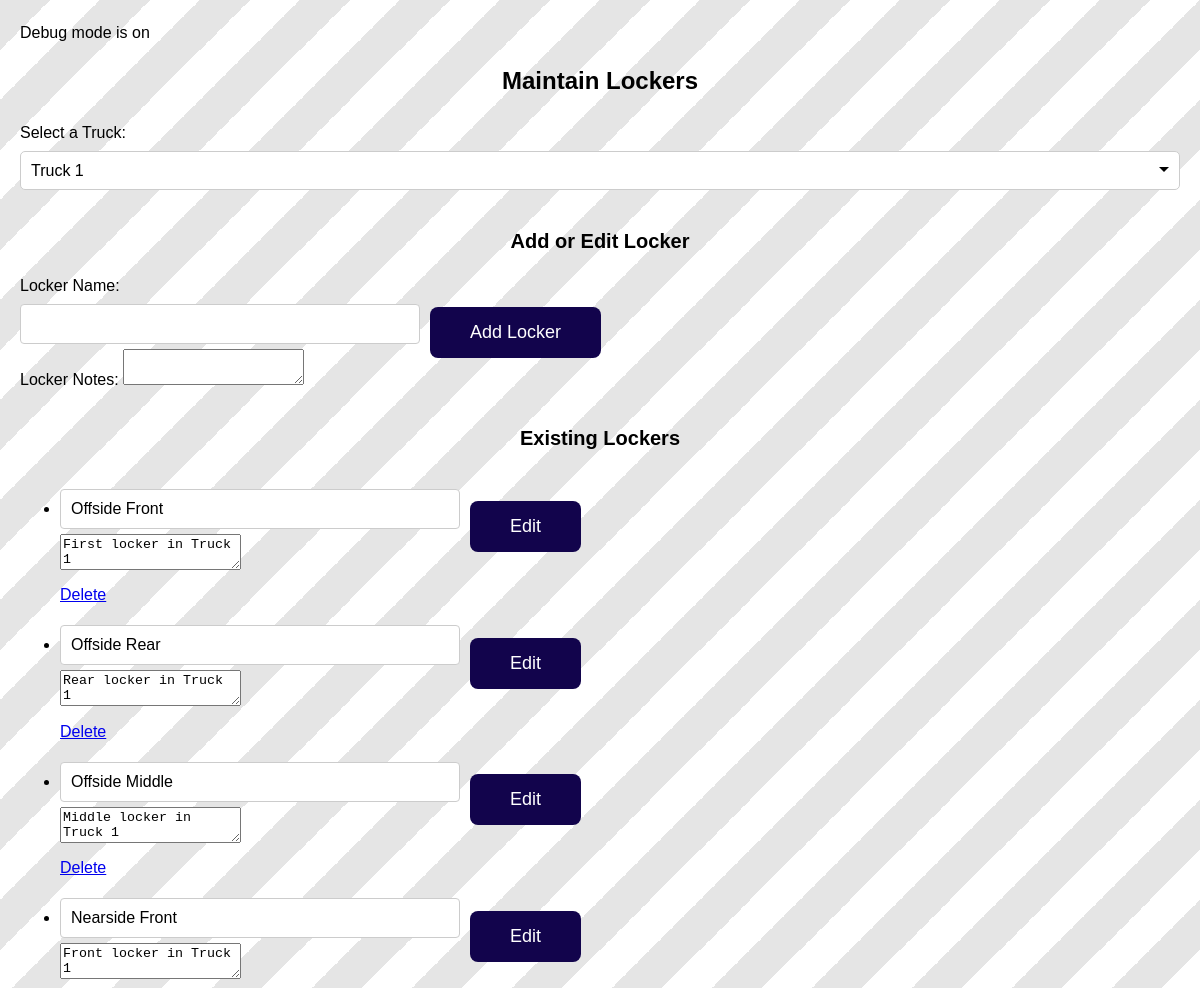
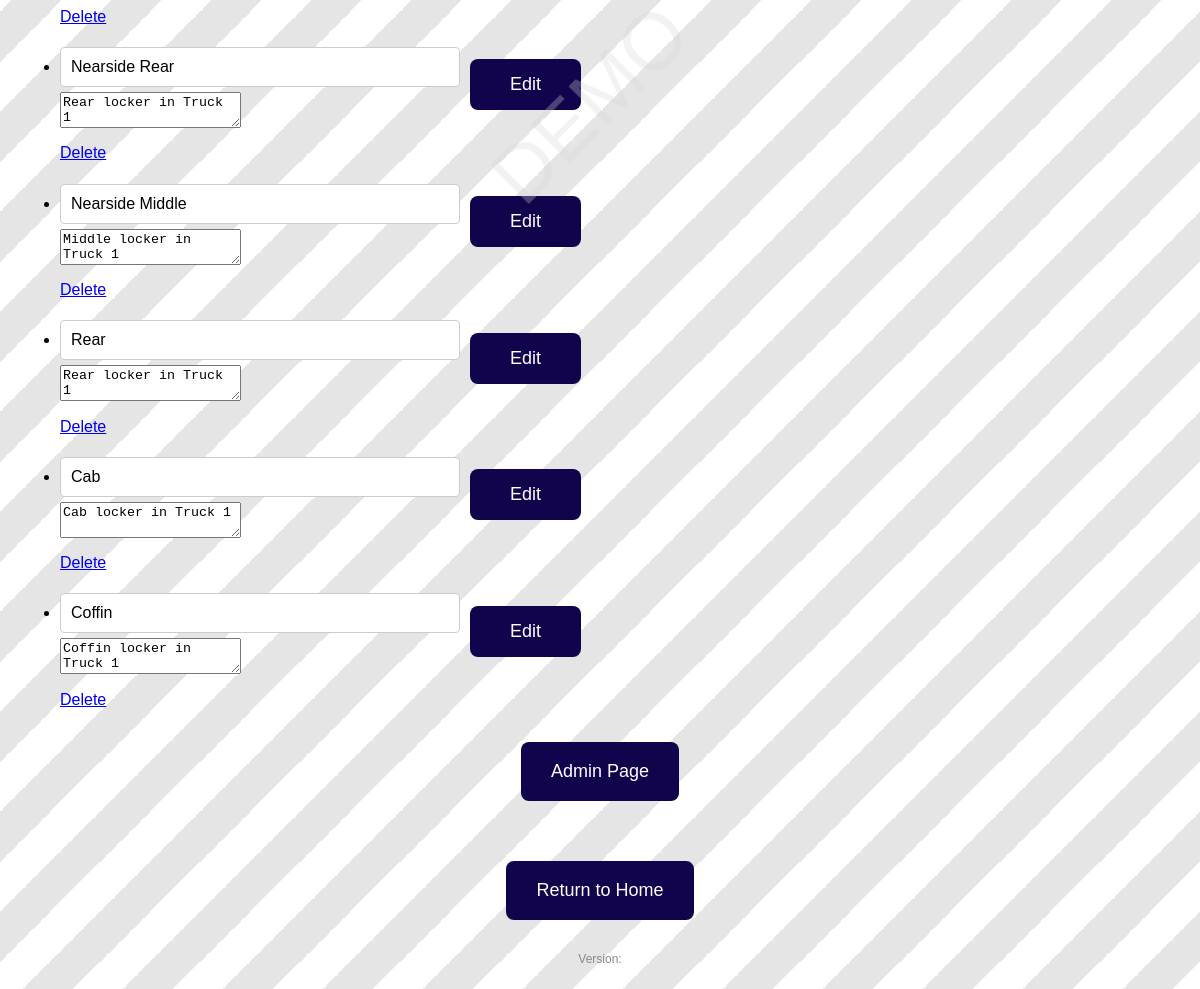
Screenshot of /maintain_lockers.php?truck_id=1 with the database file from the repository (2 pictures, top to bottom).
### tables this page shows
CREATE TABLE `lockers` (
    `id` INT AUTO_INCREMENT PRIMARY KEY,
    `name` VARCHAR(255) NOT NULL,
    `truck_id` INT NOT NULL,
    `notes` TEXT,
    FOREIGN KEY (`truck_id`) REFERENCES `trucks`(`id`) ON DELETE CASCADE
);

### maintain_lockers.php (the view, shortened to what this page needs)
<?php
include 'templates/header.php';
$db = get_db_connection();
$trucks = $db->query('SELECT * FROM trucks')->fetchAll(PDO::FETCH_ASSOC);
$selected_truck_id = isset($_GET['truck_id']) ? $_GET['truck_id'] : null;
if ($selected_truck_id) {
    $query = $db->prepare('SELECT * FROM lockers WHERE truck_id = :truck_id');
    $query->execute(['truck_id' => $selected_truck_id]);
    $lockers = $query->fetchAll(PDO::FETCH_ASSOC);
} else {
    $lockers = [];
}
?>
<h1>Maintain Lockers</h1>
<form method="GET">
    <label for="truck_id">Select a Truck:</label>
    <select name="truck_id" id="truck_id" onchange="this.form.submit()">
        <?php foreach ($trucks as $truck): ?>
            <option value="<?= $truck['id'] ?>" <?= $selected_truck_id == $truck['id'] ? 'selected' : '' ?>>
                <?= htmlspecialchars($truck['name']) ?>
            </option>
        <?php endforeach; ?>
    </select>
</form>
<?php if ($selected_truck_id): ?>
    <h2>Add or Edit Locker</h2>
    <form method="POST" class="add-locker-form">
    <div class="input-container">
        <label for="locker_name">Locker Name:</label>
        <input type="text" name="locker_name" id="locker_name" required value="<?= isset($locker['name']) ? htmlspecialchars($locker['name']) : '' ?>">
                <label for="locker_notes">Locker Notes:</label>
        <textarea name="locker_notes" id="locker_notes"><?= isset($locker['notes']) ? htmlspecialchars($locker['notes']) : '' ?></textarea>
    </div>
    <div class="button-container">
        <button class="button touch-button" type="submit"><?= isset($locker['id']) ? 'Update Locker' : 'Add Locker' ?></button>
    </div>
    </form>
    <h2>Existing Lockers</h2>
    <ul>
        <?php foreach ($lockers as $locker): ?>
            <li>
                <form method="POST" class="add-locker-form">
                <div class="input-container">
                    <input type="text" name="locker_name" value="<?= htmlspecialchars($locker['name']) ?>" required>
                    <textarea name="locker_notes"><?= htmlspecialchars($locker['notes'] ?? '') ?></textarea>
            </div>
            <div class="button-container">
                    <button class="button touch-button" type="submit">Edit</button>
                    </div>
                </form>
                <a href="?delete_locker_id=<?= $locker['id'] ?>&truck_id=<?= $selected_truck_id ?>" onclick="return confirm('Are you sure you want to delete this locker?');">Delete</a>
            </li>
        <?php endforeach; ?>
    </ul>
<?php else: ?>
    <p>Please select a truck to manage its lockers.</p>
<?php endif; ?>
<div class="button-container" style="margin-top: 20px;">
    <a href="admin.php" class="button touch-button">Admin Page</a>
</div>
<?php include 'templates/footer.php'; ?>

### styles/styles.css (style rules this page uses)
body { font-family: Arial, sans-serif; margin: 0; padding: 20px; line-height: 1.6; }
h1 { text-align: center; margin-bottom: 20px; font-size: 24px; }
h2, h3 { margin-top: 30px; font-size: 20px; text-align: center; }
select, input[type="text"], button { padding: 10px; font-size: 16px; margin: 5px 0; border-radius: 5px; border: 1px solid #ccc; width: 100%; box-sizing: border-box; }
select { appearance: none; -webkit-appearance: none; -moz-appearance: none; background-size: 10px 6px; }
.button-container { margin: 20px 0; text-align: center; }
.button.touch-button { display: inline-block; padding: 15px 30px; margin: 10px; font-size: 18px; text-decoration: none; color: white; background-color: #12044C; border-radius: 8px; border: none; cursor: pointer; transition: background-color 0.3s; touch-action: manipulation; }
body.demo-mode { background-color: white; position: relative; font-family: Arial, sans-serif; }
body.demo-mode::before { content: "DEMO"; position: fixed; font-size: 60pt; color: rgba(211, 211, 211, 0.3); top: 50%; left: 50%; transform: rotate(-45deg) translate(-50%, -50%); z-index: 0; white-space: nowrap; pointer-events: none; }
body.demo-mode::after { content: ""; position: fixed; top: 0; left: 0; width: 100%; height: 100%; background-image: linear-gradient(-45deg, rgba(0, 0, 0, 0) 25%, rgba(0, 0, 0, 0.1) 25%, rgba(0, 0, 0, 0.1) 50%, rgba(0, 0, 0, 0) 50%, rgba(0, 0, 0, 0) 75%, rgba(0, 0, 0, 0.1) 75%); background-size: 100px 100px; z-index: -1; }
.add-locker-form { display: flex; align-items: center; width: 100%; max-width: 800px; margin: 0; }
.input-container { width: 50%; }
.input-container input { width: 100%; padding: 10px; font-size: 16px; border-radius: 4px; border: 1px solid #ccc; box-sizing: border-box; }

### rows the page displays
lockers: locker_name "Offside Front", locker_notes "First locker in Truck 1"
lockers: locker_name "Offside Rear", locker_notes "Rear locker in Truck 1"
lockers: locker_name "Offside Middle", locker_notes "Middle locker in Truck 1"
lockers: locker_name "Nearside Front", locker_notes "Front locker in Truck 1"
lockers: locker_name "Nearside Rear", locker_notes "Rear locker in Truck 1"
lockers: locker_name "Nearside Middle", locker_notes "Middle locker in Truck 1"
lockers: locker_name "Rear", locker_notes "Rear locker in Truck 1"
lockers: locker_name "Cab", locker_notes "Cab locker in Truck 1"
lockers: locker_name "Coffin", locker_notes "Coffin locker in Truck 1"

### other values shown
form field truck_id "Truck 1"
